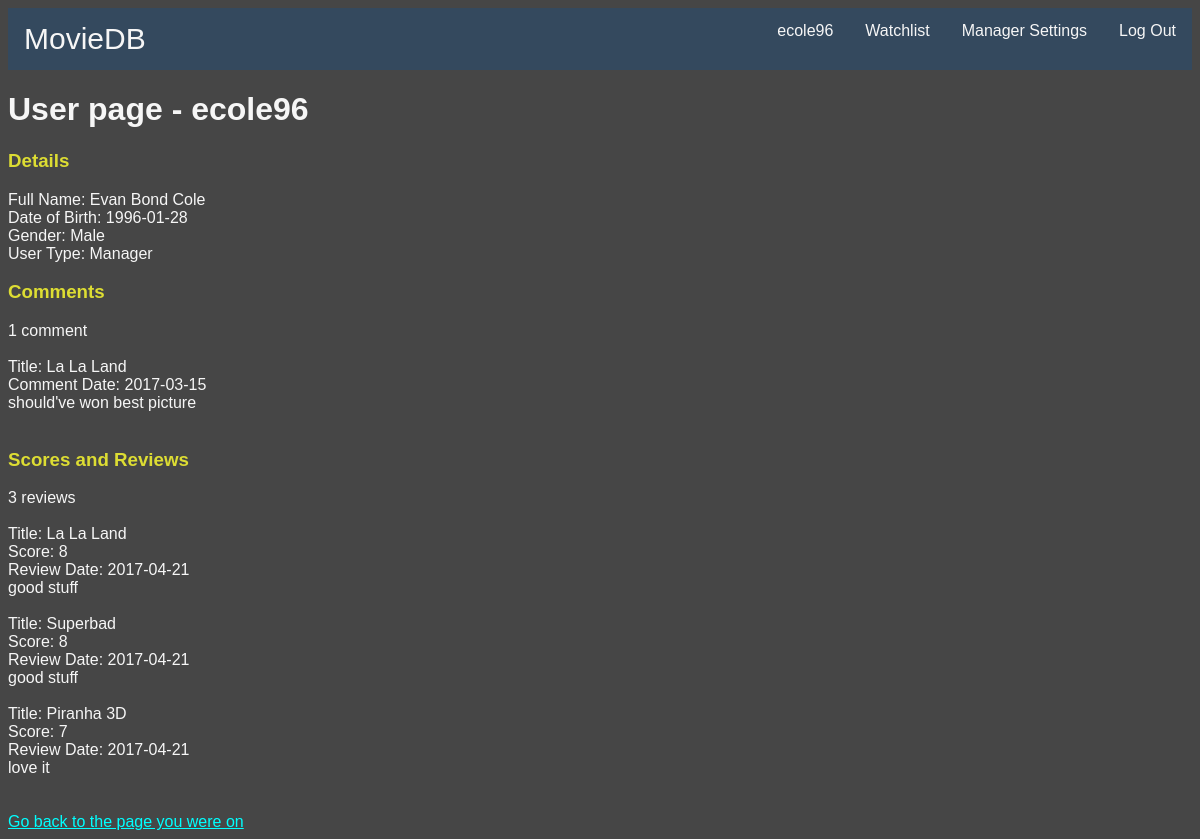
The app's page /source/user-page.php (signed in) with its own data.
### tables this page shows
CREATE TABLE `db_user` (
  `userid` int(11) NOT NULL,
  `username` varchar(64) NOT NULL,
  `firstname` varchar(255) NOT NULL,
  `middlename` varchar(255) DEFAULT NULL,
  `lastname` varchar(255) NOT NULL,
  `user_password` varchar(60) NOT NULL,
  `date_of_birth` date NOT NULL,
  `gender` varchar(6) NOT NULL,
  `permission_id` tinyint(1) NOT NULL
);

CREATE TABLE `comments` (
  `commentid` int(11) NOT NULL,
  `userid` int(11) NOT NULL,
  `movieid` int(11) NOT NULL,
  `comment_date` date NOT NULL,
  `comment_text` text NOT NULL
);

CREATE TABLE `movie` (
  `title` varchar(255) NOT NULL,
  `summary` text,
  `lang` varchar(255) DEFAULT NULL,
  `duration` int(11) DEFAULT NULL,
  `release_date` date DEFAULT NULL,
  `movieid` int(11) NOT NULL,
  `trailer` text,
  `poster` text
);

CREATE TABLE `score_and_reviews` (
  `scoreid` int(11) NOT NULL,
  `userid` int(11) NOT NULL,
  `movieid` int(11) NOT NULL,
  `score_data` int(11) NOT NULL,
  `review` text,
  `review_date` date DEFAULT NULL
);

### source/user-page.php (the view, shortened to what this page needs)
<html>
	<head>
		<link rel='stylesheet' type='text/css' href='style.css'>
	</head>
	<body>
		<?php
			include('universalFunctions.php');
			function displayUserComments($db_connection)
			{
				$query = "SELECT title, comment_date, comment_text FROM (movie NATURAL JOIN comments NATURAL JOIN db_user) WHERE username = '{$_SESSION['username']}'";
				$result = mysqli_query($db_connection,$query);
				$result_count = mysqli_num_rows($result);
				$countStr = getCountString($result_count,'comment');
				$commentStr = '';
				while($row = mysqli_fetch_assoc($result))
				{
					$title = $row['title'];
					$comment_date = $row['comment_date'];
					$comment_text = $row['comment_text'];
					$commentStr = $commentStr . "Title: $title<br>Comment Date: $comment_date<br>$comment_text<br><br>";
				}
				$commentStr = "<h3>Comments</h3>$countStr<br><br>" . $commentStr;
				echo $commentStr;
			}
			function displayUserReviews($db_connection)
			{
				$query = "SELECT title, score_data, review, review_date FROM (movie NATURAL JOIN score_and_reviews NATURAL JOIN db_user) WHERE username = '{$_SESSION['username']}'";
				$result = mysqli_query($db_connection,$query);
				$result_count = mysqli_num_rows($result);
				$countStr = getCountString($result_count,'review');
				$scoreStr = '';
				while($row = mysqli_fetch_assoc($result))
				{
					$title = $row['title'];
					$score = $row['score_data'];
					if(!is_null($row['review']) && !is_null($row['review_date']))
					{
						$review_dateStr = 'Review Date: ' . $row['review_date'] . '<br>';
						$review_textStr = $row['review'];
					}
					else
					{
						$review_dateStr = '';
						$review_textStr = '';
					}
					$scoreStr = $scoreStr . "Title: $title<br>Score: $score<br>" . $review_dateStr . $review_textStr . '<br><br>';
				}
				$scoreStr = "<h3>Scores and Reviews</h3>$countStr<br><br>" . $scoreStr . '<br>';
				echo $scoreStr;
			}
			function displayUser($db_connection)
			{
				$query = "SELECT firstname, middlename, lastname, date_of_birth, gender FROM db_user WHERE username = '{$_SESSION['username']}'";
				$result = mysqli_query($db_connection,$query);
				$row = mysqli_fetch_assoc($result);
				$firstname = $row['firstname'];
				$lastname = $row['lastname'];
				if(!is_null($row['middlename']))
				{
					$middlename = $row['middlename'];
					$fullNameStr = $firstname . ' ' . $middlename . ' ' . $lastname;
				}
				else
				{
					$fullNameStr = $firstname . ' ' . $lastname;
				}
				$date_of_birth = $row['date_of_birth'];
				$gender = $row['gender'];
				if($_SESSION['permission_id'] == 1)
				{
					$userType = 'Manager';
				}
				else
				{
					$userType = 'Basic';
				}
				$userString = "<h1>User page - {$_SESSION['username']}</h1><h3>Details</h3>Full Name: $fullNameStr<br> Date of Birth: $date_of_birth<br>Gender: $gender<br>User Type: $userType<br>";
				echo $userString;
			}
			if(isset($_SESSION['logged_in']) && isset($_SESSION['username']) && isset($_SESSION['permission_id']))
			{
				$db_connection = connectToDatabase();
				if($db_connection)
				{
					displayUser($db_connection);
					displayUserComments($db_connection);
					displayUserReviews($db_connection);
					echo "<a href={$_SESSION['current_page']} style='color:#00FFFF'>Go back to the page you were on</a>";
				}
			}
			else
			{
				echo "Error: must be logged in to see this page.";
			}
		?>
	</body>
</html>

### source/style.css (style rules this page uses)
body { background-color:#464646; font-family:arial; color:#f6f6f6; }
h3 { color:#dd3; }
a { color:white; }

### source/user-page.php (style rules this page uses)
h3 { color:#dd3; }

### records on screen
db_user: fullNameStr "Evan Bond Cole", date_of_birth "1996-01-28", gender "Male"
comments: movieid.title "La La Land", comment_date "2017-03-15", comment_text "should've won best picture"
movie: title "La La Land"
score_and_reviews: score_data "8", review_date "2017-04-21", review "good stuff"
movie: title "Superbad"
score_and_reviews: score_data "8", review_date "2017-04-21", review "good stuff"
movie: title "Piranha 3D"
score_and_reviews: score_data "7", review_date "2017-04-21", review "love it"

### other values on screen
$_SESSION['username'] "ecole96"
$userType "Manager"
$countStr "1 comment"
$countStr "3 reviews"
